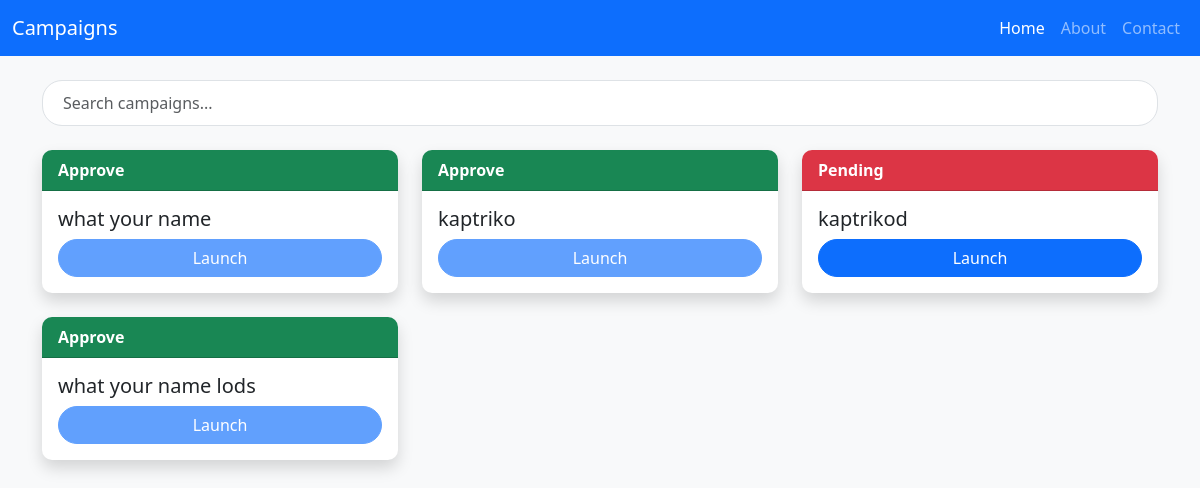
/admix/list_campaign (signed in), run on the app's committed database.
### base/models.py (models this page shows, shortened)
class Campaign(models.Model):
    CATEGORY_CHOICES = [
        ('organisation/charity/npo/pbo', 'Organisation/Charity/NPO/PBO'),
        ('in loving memory of', 'In Loving Memory Of'),
        ('fire/drought/disaster/support', 'Fire/Drought/Disaster/Support'),
        ('education & training', 'Education & Training'),
        ('sport', 'sport'),
        ('Social welfare/commnity development/support', 'Social Welfare/Commnity Development/Support'),
        ('youth', 'youth'),
        ('arts & culture', 'Arts & Culture'),
        ('Nature conservation', 'Nature Conservation'),
        ('Animal Welfare/outreach', 'Animal Welfare/Outreach'),
        ('Vehicle', 'Vehicle'),
        ('Home', 'Home'),
        ('Business/App', 'Business/App'),
        ('legal', 'Legal'),
        ('Other', 'Other'),
    ]
    EVENT_CHOICE  = [
        ('aQuelle Midmar Mile 2025', 'aQuelle Midmar Mile 2025'),
        ('Hyrox johannesburg|Season 24/25', 'Hyrox johannesburg|Season 24/25'),
        ('vusa24', 'vusa24'),
        ('Comrades 2024', 'Comrades 2024'),
        ('WESEEYOU EVENT', 'WESEEYOU EVENT'),
        ('AMASHOVA DURBA CLASSIC', 'AMASHOVA DURBA CLASSIC'),
        ('IRONMAN 70.3 -2024', 'IRONMAN 70.3 -2024'),
        ('ANNUAL KIDS CHRISTMAS PARTY', 'ANNUAL KIDS CHRISTMAS PARTY'),
        ('aQuelle Midmar Mile 2025', 'aQuelle Midmar Mile 2025'),
    ]
    SECTOR_CHOICE = [
        ('child welfare','Child Welfare'),
        ('education','Education'),
        ('Community development','Community Development'),
        ('Environmental','Environmental'),
        ('Health','Health'),
        ('medical','Medical'),
    ]
    campaign_name = models.CharField( max_length=50)
    monetary = models.DecimalField( max_digits=15, decimal_places=2)
    category = models.CharField(max_length=100 , choices= CATEGORY_CHOICES)
    story = models.TextField()
    sector = models.CharField(max_length=100, choices=SECTOR_CHOICE, null=True)
    event = models.CharField(max_length=100, choices=EVENT_CHOICE)
    start_date = models.DateTimeField(auto_now_add=True)
    end_date = models.DateTimeField(auto_now_add=True)
    images = models.ImageField(upload_to='images/')
    video_url = models.URLField(max_length=1000 , blank=True)
    social_link  = models.URLField( max_length=1000, blank=True)
    address = models.CharField(max_length=100,null=True)
    address1 = models.CharField(max_length=100)
    city  = models.CharField( max_length=100)
    zipcode = models.CharField( max_length=50)
    state = models.CharField(max_length=50)
    country = CountryField(blank_label='(select country)', null=True, blank=True)
    organization_payment = models.BooleanField(default=False)
    single_payment = models.BooleanField(default=False)
    is_featured = models.BooleanField(default=False)
    user = models.ForeignKey(CustomUser, on_delete=models.CASCADE,blank=True,null=True)
    goal = models.DecimalField(max_digits=10, decimal_places=2,default=0.00)
    token = models.CharField( max_length=32, unique=True, blank=True, default=generate_unique_token)
    is_launch =models.BooleanField(default=False)
    is_status = models.BooleanField(default=False)
    is_emergency =models.BooleanField(default=False)

### admix/views.py (the view)
# urls.py: path('list_campaign',list_campaign,name='list_campaign'),
@login_required(login_url='admix:login')
def list_campaign(request):
    campaign = Campaign.objects.all()
    context ={
            'campaign':campaign
        }
    return render (request, 'admin/admin-campaign.html',context)

### base/templates/admin/admin-campaign.html (shortened to what this page needs)
<!DOCTYPE html>
<html lang="en">
<head>
    <link href="https://cdn.jsdelivr.net/npm/bootstrap@5.3.0-alpha1/dist/css/bootstrap.min.css" rel="stylesheet">
</head>
<body>
    <nav class="navbar navbar-expand-lg navbar-dark bg-primary">
        <div class="container-fluid">
            <a class="navbar-brand" href="#">Campaigns</a>
            <div class="collapse navbar-collapse" id="navbarNav">
                <ul class="navbar-nav ms-auto">
                    <li class="nav-item">
                        <a class="nav-link active" aria-current="page" href="#">Home</a>
                    </li>
                    <li class="nav-item">
                        <a class="nav-link" href="#">About</a>
                    </li>
                    <li class="nav-item">
                        <a class="nav-link" href="#">Contact</a>
                    </li>
                </ul>
            </div>
        </div>
    </nav>
<div class="container mt-4">
    <div class="mb-4">
        <input type="text" id="searchBar" class="form-control" placeholder="Search campaigns...">
    </div>
    <div class="row" id="campaignContainer">
        {% if campaign %}
        {% for campaign in campaign %}
        <div class="col-md-4 mb-4">
            <div class="card border-0 shadow">
                {% if campaign.is_launch %}
                <div class="card-header text-white bg-success">Approve</div>
                {% else %}
                <div class="card-header text-white bg-danger">Pending</div>
                {% endif %}
                <div class="card-body">
                    <h5 class="card-title">{{ campaign.campaign_name }}</h5>
                    {% if campaign.is_launch %}
                    <button class="btn btn-primary w-100"
                      disabled
                        data-token="{{ campaign.token }}"
                        onclick="launchModal(this, '{{ campaign.campaign_name }}', '{{ campaign.start_date }}', '{{ campaign.monetary }}', '{{ campaign.goal }}', '{{ campaign.user.first_name }} {{ campaign.user.last_name }}')">
                        Launch
                    </button>
                    {% else %}
                    <button class="btn btn-primary w-100"
                      data-token="{{ campaign.token }}"
                      onclick="launchModal(this, '{{ campaign.campaign_name }}', '{{ campaign.start_date }}', '{{ campaign.monetary }}', '{{ campaign.goal }}', '{{ campaign.user.first_name }} {{ campaign.user.last_name }}')">
                      Launch
                  </button>
                    {% endif %}
                </div>
            </div>
        </div>
        {% endfor %}
{% endif %}
</body>
</html>

### base/templates/admin/admin-campaign.html (style rules this page uses)
body { background-color: #f8f9fa; }
.card { border-radius: 10px; overflow: hidden; }
.card-header { font-weight: bold; }
#searchBar { border-radius: 20px; padding: 10px 20px; }
.btn-primary { border-radius: 20px; }

### data on the page
Campaign: is_launch "Approve", campaign_name "what your name"
Campaign: is_launch "Approve", campaign_name "kaptriko"
Campaign: is_launch "Pending", campaign_name "kaptrikod"
Campaign: is_launch "Approve", campaign_name "what your name lods"
